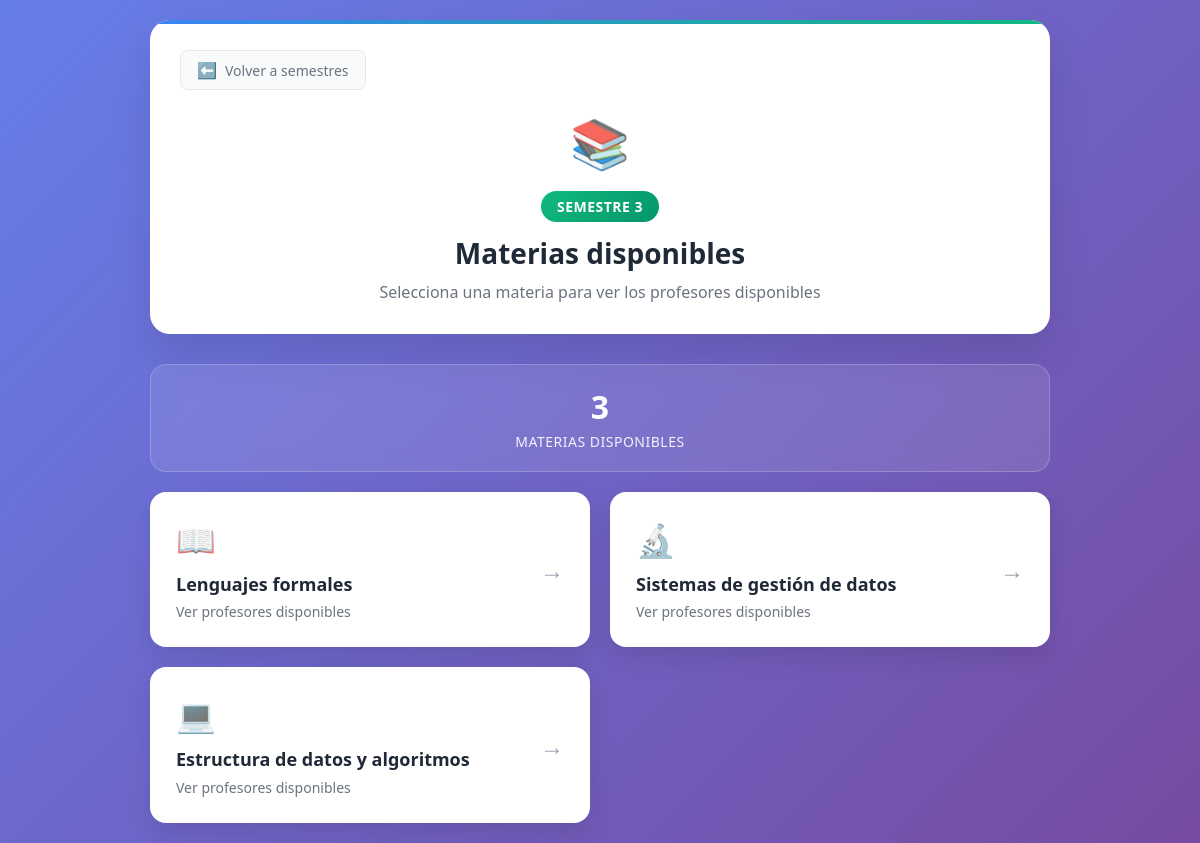
/semestres/3/materias/ (signed in), run on the app's committed database.
### profesores/models.py (models this page shows, shortened)
class Semestre(models.Model):
    numeroSemestre = models.PositiveIntegerField()
    def __str__(self):
        return f"Semestre {self.numeroSemestre}"

class Materia(models.Model):
    nombreMateria = models.CharField(max_length=100)
    semestreEnQueSeCursa = models.ForeignKey(Semestre, on_delete=models.CASCADE, related_name='materias')

### profesores/views.py (the view)
# urls.py: path('semestres/<int:semestre_id>/materias/', views.ver_materias, name='ver_materias'),
def ver_materias(request, semestre_id):
    usuario_id = request.session.get('usuario_id')
    if not usuario_id:
        return redirect('registro')
    semestre = Semestre.objects.get(id=semestre_id)
    materias = semestre.materias.all()  # gracias al related_name en el modelo
    return render(request, 'materias.html', {
        'semestre': semestre,
        'materias': materias
    })

### profesores/templates/materias.html (shortened to what this page needs)
<!DOCTYPE html>
<html lang="es">
<head>
</head>
<body>
    <div class="container">
        <div class="header">
            <a href="{% url 'seleccionar_semestre' %}" class="back-link">
                <span class="icon">⬅️</span>
                Volver a semestres
            </a>
            <div class="title-section">
                <div class="title-icon">📚</div>
                <div class="semestre-badge">{{ semestre }}</div>
                <h1>Materias disponibles</h1>
                <p class="subtitle">Selecciona una materia para ver los profesores disponibles</p>
            </div>
        </div>
        {% if materias %}
            <div class="stats-section">
                <div class="stats-content">
                    <div class="stats-number">{{ materias|length }}</div>
                    <div class="stats-label">Materias disponibles</div>
                </div>
            </div>
        {% endif %}
        <div class="materias-grid">
            {% for materia in materias %}
                <div class="materia-card">
                    <a href="{% url 'ver_profesores' materia.id %}" class="materia-link">
                        <div class="materia-content">
                            <div class="materia-info">
                                <div class="materia-icon"></div>
                                <div class="materia-name">{{ materia.nombreMateria }}</div>
                                <div class="materia-description">Ver profesores disponibles</div>
                            </div>
                            <div class="arrow-icon">→</div>
                        </div>
                    </a>
                </div>
            {% endfor %}
        </div>
    </div>
</body>
</html>

### profesores/templates/materias.html (style rules this page uses)
* { margin: 0; padding: 0; box-sizing: border-box; }
body { font-family: 'Segoe UI', Tahoma, Geneva, Verdana, sans-serif; background: linear-gradient(135deg, #667eea 0%, #764ba2 100%); min-height: 100vh; padding: 20px; }
.container { max-width: 900px; margin: 0 auto; animation: slideUp 0.6s ease-out; }
.header { background: white; padding: 30px; border-radius: 20px; box-shadow: 0 20px 40px rgba(0, 0, 0, 0.1); margin-bottom: 30px; position: relative; overflow: hidden; }
.header::before { content: ''; position: absolute; top: 0; left: 0; right: 0; height: 4px; background: linear-gradient(90deg, #3b82f6, #10b981); }
.back-link { display: inline-flex; align-items: center; color: #6b7280; text-decoration: none; font-size: 14px; margin-bottom: 20px; padding: 8px 16px; border-radius: 8px; transition: all 0.3s ease; background: #f9fafb; border: 1px solid #e5e7eb; }
.back-link .icon { margin-right: 8px; font-size: 16px; }
.title-section { text-align: center; }
.title-icon { font-size: 48px; margin-bottom: 16px; opacity: 0.8; }
.semestre-badge { display: inline-block; background: linear-gradient(135deg, #10b981, #059669); color: white; padding: 6px 16px; border-radius: 20px; font-size: 14px; font-weight: 600; margin-bottom: 12px; text-transform: uppercase; letter-spacing: 0.5px; }
h1 { color: #1f2937; font-size: 28px; font-weight: 700; margin-bottom: 8px; }
.subtitle { color: #6b7280; font-size: 16px; line-height: 1.5; }
.materias-grid { display: grid; grid-template-columns: repeat(auto-fit, minmax(320px, 1fr)); gap: 20px; margin-top: 20px; }
.materia-card { background: white; border-radius: 16px; padding: 24px; box-shadow: 0 10px 25px rgba(0, 0, 0, 0.1); transition: all 0.3s ease; position: relative; overflow: hidden; border: 2px solid transparent; }
.materia-card::before { content: ''; position: absolute; top: 0; left: 0; right: 0; height: 3px; background: linear-gradient(90deg, #3b82f6, #10b981); transform: scaleX(0); transition: transform 0.3s ease; }
.materia-link { text-decoration: none; color: inherit; display: block; }
.materia-content { display: flex; align-items: center; justify-content: space-between; }
.materia-info { flex: 1; }
.materia-icon { font-size: 32px; margin-bottom: 12px; opacity: 0.7; }
.materia-name { font-size: 18px; font-weight: 600; color: #1f2937; margin-bottom: 6px; line-height: 1.3; }
.materia-description { color: #6b7280; font-size: 14px; font-weight: 500; }
.arrow-icon { color: #9ca3af; font-size: 24px; transition: all 0.3s ease; margin-left: 16px; }
.stats-section { background: rgba(255, 255, 255, 0.1); backdrop-filter: blur(10px); border: 1px solid rgba(255, 255, 255, 0.2); border-radius: 16px; padding: 20px; margin-bottom: 20px; text-align: center; }
.stats-content { color: white; }
.stats-number { font-size: 32px; font-weight: 700; margin-bottom: 4px; }
.stats-label { font-size: 14px; opacity: 0.9; text-transform: uppercase; letter-spacing: 0.5px; }
.materia-card { animation: fadeInUp 0.6s ease-out forwards; opacity: 0; }
.materia-card:nth-child(1) { animation-delay: 0.1s; }
.materia-card:nth-child(2) { animation-delay: 0.2s; }
.materia-card:nth-child(3) { animation-delay: 0.3s; }
.materia-card:nth-child(odd) .materia-icon::before { content: '📖'; }
.materia-card:nth-child(even) .materia-icon::before { content: '🔬'; }
.materia-card:nth-child(3n) .materia-icon::before { content: '💻'; }

### data on the page
Semestre: numeroSemestre "SEMESTRE 3"
Materia: nombreMateria "Lenguajes formales"
Materia: nombreMateria "Sistemas de gestión de datos"
Materia: nombreMateria "Estructura de datos y algoritmos"

### other printed values
{{ materias|length }} "3"
